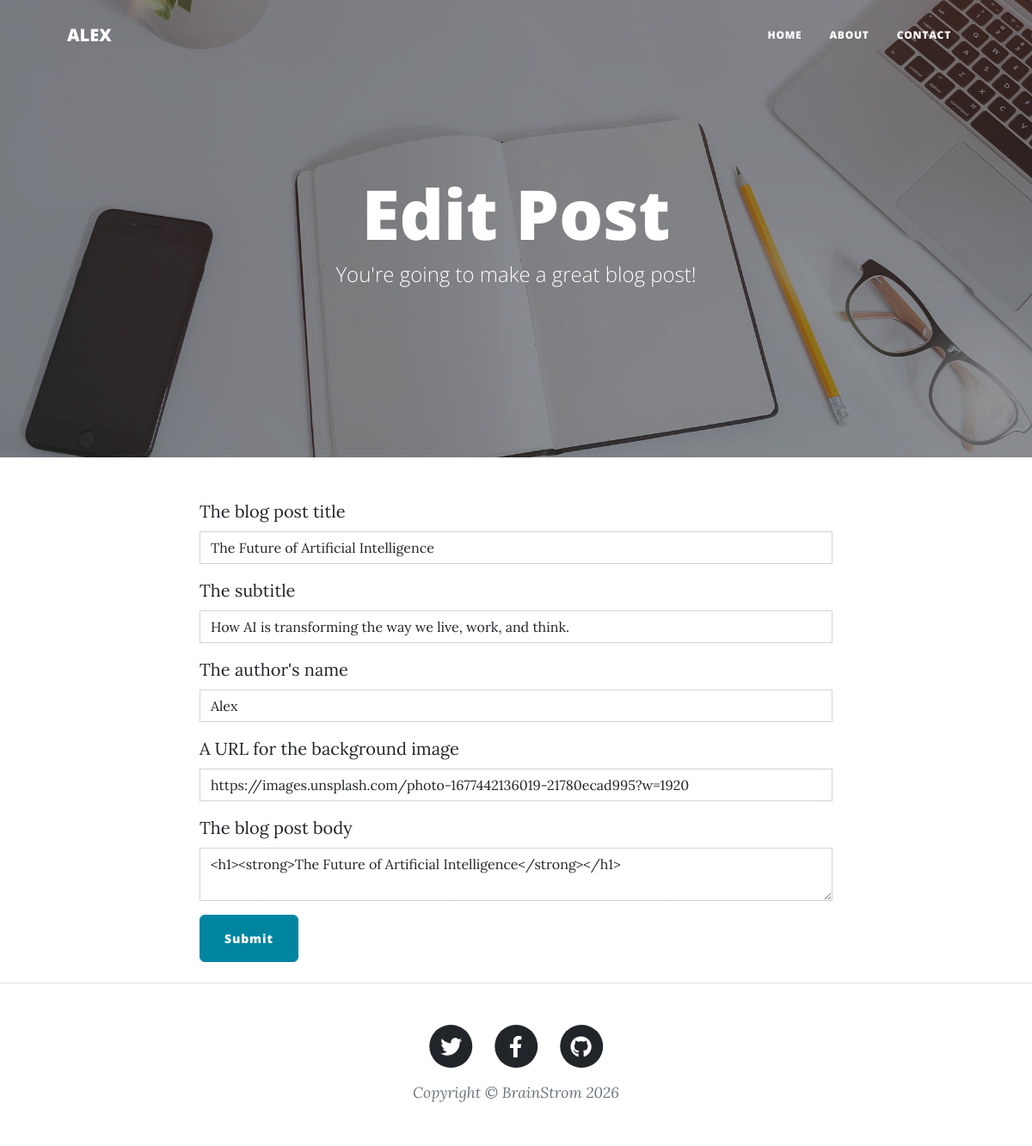
Before: /edit-post/4 with the older database file.
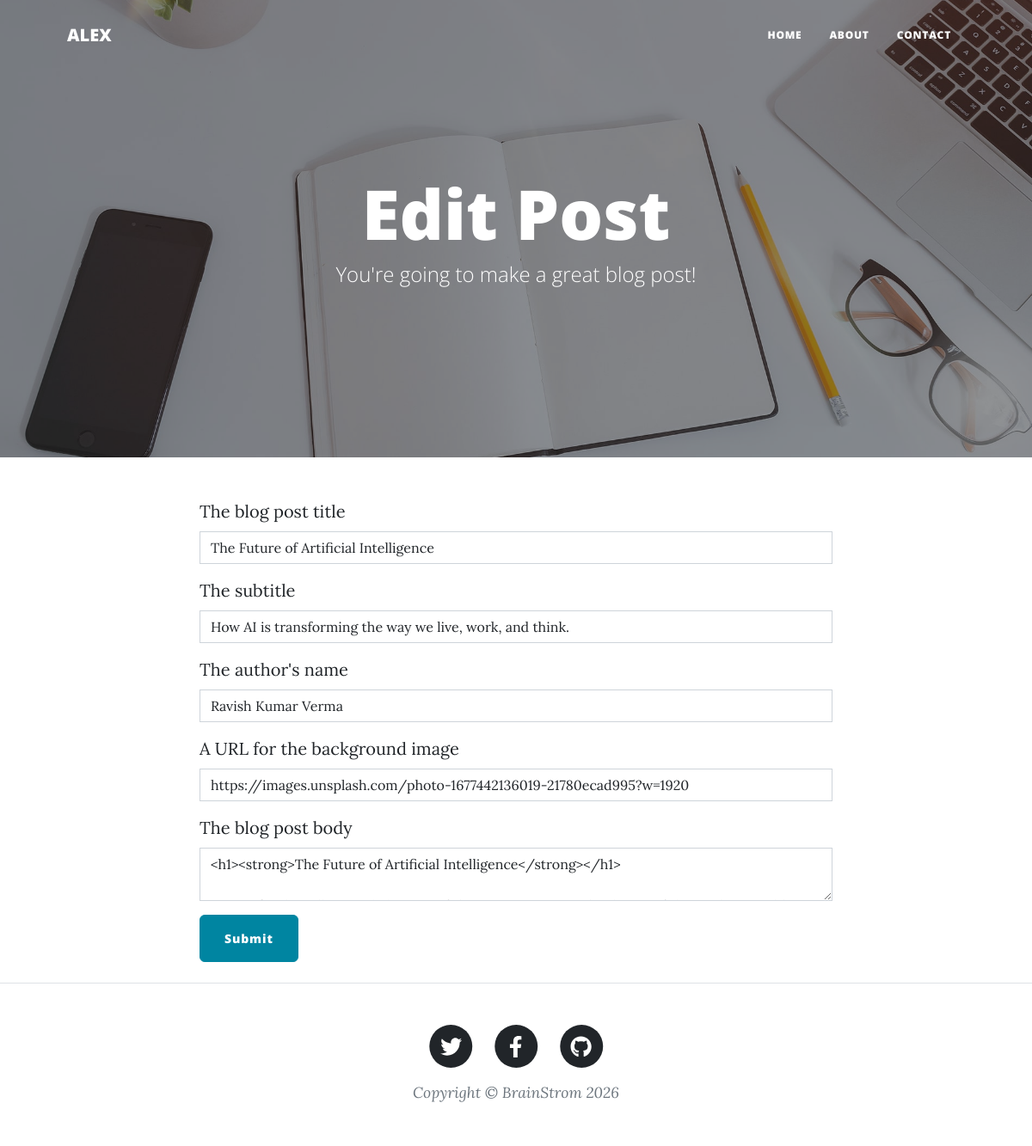
After: the same page with the newer database file.
### main.py (models this page shows)
class BlogPost(db.Model):
    id: Mapped[int] = mapped_column(Integer, primary_key=True)
    title: Mapped[str] = mapped_column(String(250), unique=True, nullable=False)
    subtitle: Mapped[str] = mapped_column(String(250), nullable=False)
    date: Mapped[str] = mapped_column(String(250), nullable=False)
    body: Mapped[str] = mapped_column(Text, nullable=False)
    author: Mapped[str] = mapped_column(String(250), nullable=False)
    img_url: Mapped[str] = mapped_column(String(250), nullable=False)

### main.py (the view, shortened to what this page needs)
@app.route("/edit-post/<post_id>", methods=["GET", "POST"])
def edit_post(post_id):
    result = db.session.execute(db.select(BlogPost).where(BlogPost.id == post_id)).scalar()
    form = PostForm(
        title=result.title,
        subtitle=result.subtitle,
        body=result.body,
        author=result.author,
        img_url=result.img_url,
    )
    return render_template("make-post.html", form=form, type="Edit Post")

### main.py
class PostForm(FlaskForm):
    title = StringField('The blog post title', validators=[DataRequired()])
    subtitle = StringField('The subtitle', validators=[DataRequired()])
    author = StringField("The author's name", validators=[DataRequired()])
    img_url = StringField("A URL for the background image", validators=[DataRequired(), URL()])
    body = CKEditorField("The blog post body", validators=[DataRequired()])
    submit = SubmitField('Submit')

### templates/make-post.html (shortened to what this page needs)
{% block content %} {% include "header.html" %}
{% from 'bootstrap5/form.html' import render_form %}
<header
  class="masthead"
  style="background-image: url('../static/assets/img/edit-bg.jpg')"
>
  <div class="container position-relative px-4 px-lg-5">
    <div class="row gx-4 gx-lg-5 justify-content-center">
      <div class="col-md-10 col-lg-8 col-xl-7">
        <div class="page-heading">
          <h1>{{ type }}</h1>
          <span class="subheading"
            >You're going to make a great blog post!</span
          >
        </div>
      </div>
    </div>
  </div>
</header>
<main class="mb-4">
  <div class="container">
    <div class="row">
      <div class="col-lg-8 col-md-10 mx-auto">
        <form method="POST">
          {{ render_form(form, novalidate=True) }}
        </form>
      </div>
    </div>
  </div>
</main>
{% include "footer.html" %} {% endblock %}

Changed rows visible on the page:
changed BlogPost "The Future of Artificial Intelligence": author "Alex" → "Ravish Kumar Verma"
